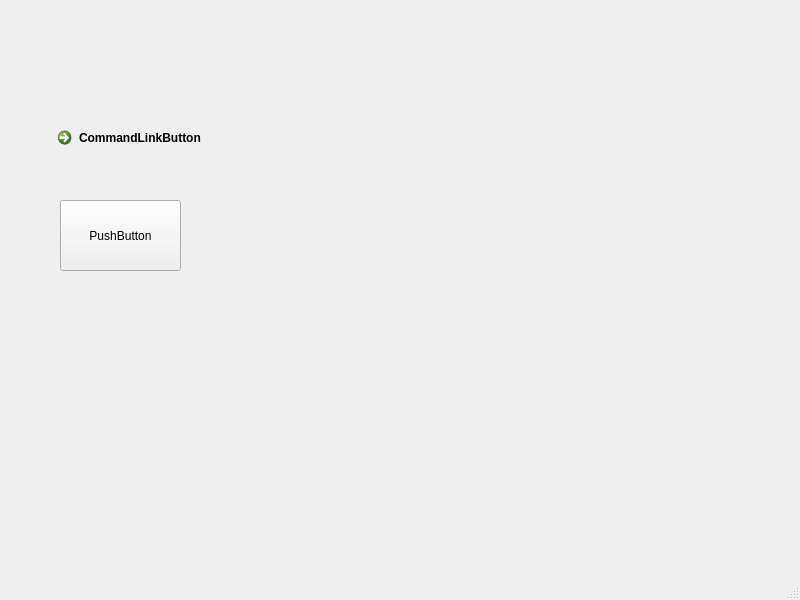
<?xml version="1.0" encoding="UTF-8"?>
<ui version="4.0">
 <class>MainWindow</class>
 <widget class="QMainWindow" name="MainWindow">
  <property name="geometry">
   <rect>
    <x>0</x>
    <y>0</y>
    <width>800</width>
    <height>600</height>
   </rect>
  </property>
  <property name="windowTitle">
   <string>MainWindow</string>
  </property>
  <widget class="QWidget" name="centralwidget">
   <widget class="QCommandLinkButton" name="commandLinkButton">
    <property name="geometry">
     <rect>
      <x>50</x>
      <y>120</y>
      <width>183</width>
      <height>41</height>
     </rect>
    </property>
    <property name="text">
     <string>CommandLinkButton</string>
    </property>
   </widget>
   <widget class="QPushButton" name="pushButton">
    <property name="geometry">
     <rect>
      <x>60</x>
      <y>200</y>
      <width>121</width>
      <height>71</height>
     </rect>
    </property>
    <property name="text">
     <string>PushButton</string>
    </property>
   </widget>
  </widget>
  <widget class="QMenuBar" name="menubar">
   <property name="geometry">
    <rect>
     <x>0</x>
     <y>0</y>
     <width>800</width>
     <height>25</height>
    </rect>
   </property>
  </widget>
  <widget class="QStatusBar" name="statusbar"/>
 </widget>
 <resources/>
 <connections/>
</ui>
